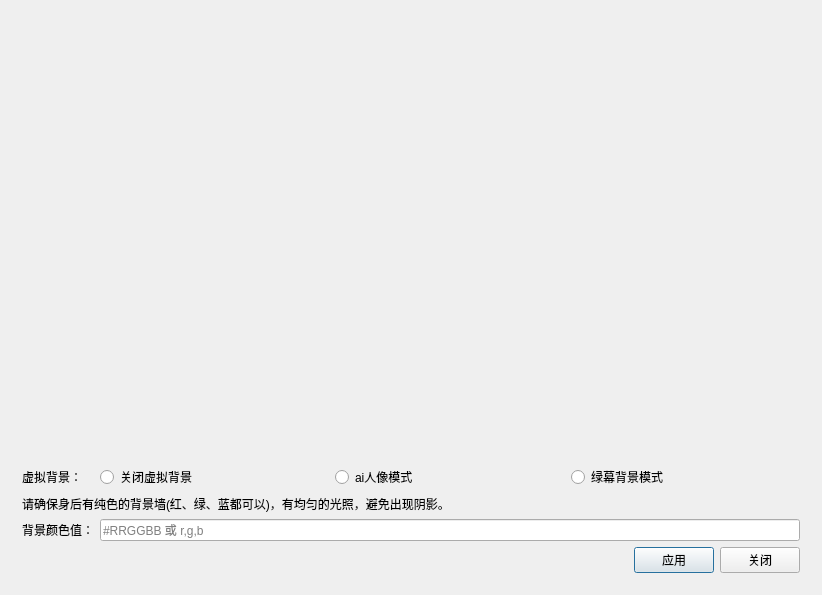
<?xml version="1.0" encoding="UTF-8"?>
<ui version="4.0">
 <class>TestVirtualBackground</class>
 <widget class="QDialog" name="TestVirtualBackground">
  <property name="geometry">
   <rect>
    <x>0</x>
    <y>0</y>
    <width>822</width>
    <height>595</height>
   </rect>
  </property>
  <property name="windowTitle">
   <string>TestVirtualBackground</string>
  </property>
  <layout class="QVBoxLayout" name="verticalLayout">
   <item>
    <widget class="CustomVideoView" name="videoCanvas" native="true">
     <property name="sizePolicy">
      <sizepolicy hsizetype="Preferred" vsizetype="Expanding">
       <horstretch>0</horstretch>
       <verstretch>0</verstretch>
      </sizepolicy>
     </property>
    </widget>
   </item>
   <item>
    <widget class="QWidget" name="formWidget" native="true">
     <property name="sizePolicy">
      <sizepolicy hsizetype="Preferred" vsizetype="Fixed">
       <horstretch>0</horstretch>
       <verstretch>0</verstretch>
      </sizepolicy>
     </property>
     <layout class="QFormLayout" name="formLayout_2">
      <item row="0" column="0">
       <widget class="QLabel" name="label">
        <property name="text">
         <string>虚拟背景：</string>
        </property>
       </widget>
      </item>
      <item row="0" column="1">
       <layout class="QHBoxLayout" name="horizontalLayout">
        <item>
         <widget class="QRadioButton" name="nulMode">
          <property name="text">
           <string>关闭虚拟背景</string>
          </property>
         </widget>
        </item>
        <item>
         <widget class="QRadioButton" name="aiMode">
          <property name="text">
           <string>ai人像模式</string>
          </property>
         </widget>
        </item>
        <item>
         <widget class="QRadioButton" name="colorMode">
          <property name="text">
           <string>绿幕背景模式</string>
          </property>
         </widget>
        </item>
       </layout>
      </item>
      <item row="2" column="0">
       <widget class="QLabel" name="label_2">
        <property name="text">
         <string>背景颜色值：</string>
        </property>
       </widget>
      </item>
      <item row="1" column="0" colspan="2">
       <widget class="QLabel" name="colorDesc">
        <property name="sizePolicy">
         <sizepolicy hsizetype="Preferred" vsizetype="Expanding">
          <horstretch>0</horstretch>
          <verstretch>0</verstretch>
         </sizepolicy>
        </property>
        <property name="text">
         <string>请确保身后有纯色的背景墙(红、绿、蓝都可以)，有均匀的光照，避免出现阴影。</string>
        </property>
        <property name="wordWrap">
         <bool>true</bool>
        </property>
       </widget>
      </item>
      <item row="2" column="1">
       <widget class="QLineEdit" name="colorValue">
        <property name="placeholderText">
         <string>#RRGGBB 或 r,g,b</string>
        </property>
       </widget>
      </item>
      <item row="3" column="0" colspan="2">
       <layout class="QHBoxLayout" name="horizontalLayout_2">
        <item>
         <spacer name="horizontalSpacer">
          <property name="orientation">
           <enum>Qt::Horizontal</enum>
          </property>
          <property name="sizeHint" stdset="0">
           <size>
            <width>40</width>
            <height>20</height>
           </size>
          </property>
         </spacer>
        </item>
        <item>
         <widget class="QPushButton" name="okBtn">
          <property name="text">
           <string>应用</string>
          </property>
         </widget>
        </item>
        <item>
         <widget class="QPushButton" name="cancelBtn">
          <property name="text">
           <string>关闭</string>
          </property>
         </widget>
        </item>
       </layout>
      </item>
     </layout>
    </widget>
   </item>
  </layout>
 </widget>
 <layoutdefault spacing="6" margin="11"/>
 <customwidgets>
  <customwidget>
   <class>CustomVideoView</class>
   <extends>QWidget</extends>
   <header location="global">CustomRenderWidget.h</header>
   <container>1</container>
  </customwidget>
 </customwidgets>
 <tabstops>
  <tabstop>nulMode</tabstop>
  <tabstop>aiMode</tabstop>
  <tabstop>colorMode</tabstop>
  <tabstop>colorValue</tabstop>
  <tabstop>okBtn</tabstop>
  <tabstop>cancelBtn</tabstop>
 </tabstops>
 <resources/>
 <connections/>
</ui>
